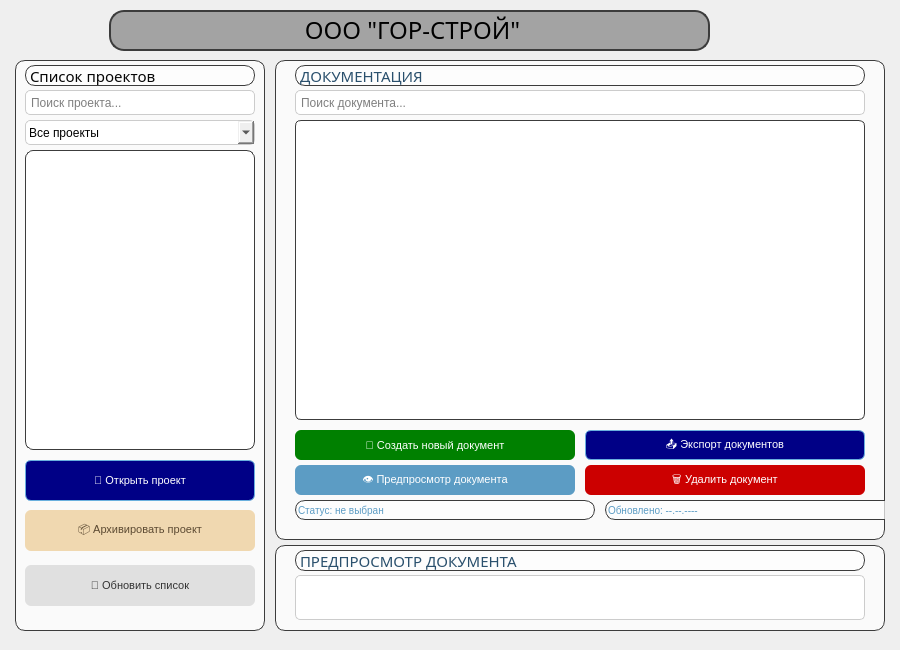
<?xml version="1.0" encoding="UTF-8"?>
<ui version="4.0">
 <class>clerk</class>
 <widget class="QWidget" name="clerk">
  <property name="geometry">
   <rect>
    <x>0</x>
    <y>0</y>
    <width>900</width>
    <height>650</height>
   </rect>
  </property>
  <property name="windowTitle">
   <string>Гор-Строй: Делопроизводство</string>
  </property>
  <property name="windowIcon">
   <iconset>
    <normaloff>../гор.PNG</normaloff>../гор.PNG</iconset>
  </property>
  <property name="styleSheet">
   <string notr="true">background-image: url(:/fonnn/images/фон диплома.jpg);</string>
  </property>
  <widget class="QLabel" name="label">
   <property name="geometry">
    <rect>
     <x>109</x>
     <y>10</y>
     <width>601</width>
     <height>41</height>
    </rect>
   </property>
   <property name="font">
    <font>
     <family>Yu Gothic UI Light</family>
     <pointsize>18</pointsize>
     <weight>50</weight>
     <bold>false</bold>
    </font>
   </property>
   <property name="styleSheet">
    <string notr="true">
QFrame {
    background-color: rgba(149, 149, 149, 0.85);
    border-radius: 15px;
    border: 2px solid #3c3c3c;
}</string>
   </property>
   <property name="text">
    <string>&lt;html&gt;&lt;head/&gt;&lt;body&gt;&lt;p align=&quot;center&quot;&gt;ООО &amp;quot;ГОР-СТРОЙ&amp;quot;&lt;/p&gt;&lt;/body&gt;&lt;/html&gt;</string>
   </property>
  </widget>
  <widget class="QFrame" name="frame">
   <property name="geometry">
    <rect>
     <x>15</x>
     <y>60</y>
     <width>250</width>
     <height>571</height>
    </rect>
   </property>
   <property name="styleSheet">
    <string notr="true">QFrame {
    background-color: rgba(255, 255, 255, 0.7);
    border-radius: 10px;
    border: 1px solid #3c3c3c;
}</string>
   </property>
   <widget class="QLabel" name="label_2">
    <property name="geometry">
     <rect>
      <x>10</x>
      <y>5</y>
      <width>230</width>
      <height>21</height>
     </rect>
    </property>
    <property name="font">
     <font>
      <family>Yu Gothic UI Light</family>
      <pointsize>11</pointsize>
      <weight>50</weight>
      <bold>false</bold>
     </font>
    </property>
    <property name="styleSheet">
     <string notr="true">color: rgb(6, 6, 6);</string>
    </property>
    <property name="text">
     <string>Список проектов</string>
    </property>
   </widget>
   <widget class="QLineEdit" name="lineEdit_search_project">
    <property name="geometry">
     <rect>
      <x>10</x>
      <y>30</y>
      <width>230</width>
      <height>25</height>
     </rect>
    </property>
    <property name="styleSheet">
     <string notr="true">QLineEdit {
    border-radius: 5px;
    padding: 3px;
    border: 1px solid #ccc;
}</string>
    </property>
    <property name="placeholderText">
     <string>Поиск проекта...</string>
    </property>
   </widget>
   <widget class="QComboBox" name="comboBox_filter_project">
    <property name="geometry">
     <rect>
      <x>10</x>
      <y>60</y>
      <width>230</width>
      <height>25</height>
     </rect>
    </property>
    <property name="styleSheet">
     <string notr="true">QComboBox {
    border-radius: 5px;
    padding: 3px;
    border: 1px solid #ccc;
}
</string>
    </property>
    <item>
     <property name="text">
      <string>Все проекты</string>
     </property>
    </item>
    <item>
     <property name="text">
      <string>Активные</string>
     </property>
    </item>
    <item>
     <property name="text">
      <string>Архивные</string>
     </property>
    </item>
   </widget>
   <widget class="QListWidget" name="listWidget_project">
    <property name="geometry">
     <rect>
      <x>10</x>
      <y>90</y>
      <width>230</width>
      <height>300</height>
     </rect>
    </property>
    <property name="styleSheet">
     <string notr="true">QListWidget {
    background-color: white;
    border: 1px solid #3c3c3c;
    border-radius: 8px;
    padding: 3px;
}

QListWidget::item {
    padding: 5px;
    border-bottom: 1px solid #D3D3D3;
}

QListWidget::item:hover {
    background-color: #E6F3FA;
}

QListWidget::item:selected {
    background-color: #008080;
    color: white;
}</string>
    </property>
   </widget>
   <widget class="QPushButton" name="pushButton_open_project">
    <property name="geometry">
     <rect>
      <x>10</x>
      <y>400</y>
      <width>230</width>
      <height>41</height>
     </rect>
    </property>
    <property name="font">
     <font>
      <pointsize>-1</pointsize>
     </font>
    </property>
    <property name="styleSheet">
     <string notr="true">QPushButton {
        background: #000086;
        color: rgb(255, 255, 255);
        border-radius: 6px;
        font-size: 11px;
        border: 1px solid #6ab0de;
    }</string>
    </property>
    <property name="text">
     <string>📂 Открыть проект</string>
    </property>
   </widget>
   <widget class="QPushButton" name="pushButton_archive_project">
    <property name="geometry">
     <rect>
      <x>10</x>
      <y>450</y>
      <width>230</width>
      <height>41</height>
     </rect>
    </property>
    <property name="font">
     <font>
      <pointsize>-1</pointsize>
     </font>
    </property>
    <property name="styleSheet">
     <string notr="true">QPushButton {
        background: #f0d8b0;
        color: #5c4a32;
        border-radius: 6px;
        font-size: 11px;
    }</string>
    </property>
    <property name="text">
     <string>📦 Архивировать проект</string>
    </property>
   </widget>
   <widget class="QPushButton" name="pushButton_refresh">
    <property name="geometry">
     <rect>
      <x>10</x>
      <y>505</y>
      <width>230</width>
      <height>41</height>
     </rect>
    </property>
    <property name="font">
     <font>
      <pointsize>-1</pointsize>
     </font>
    </property>
    <property name="styleSheet">
     <string notr="true">QPushButton {
        background: #e0e0e0;
        color: #333;
        border-radius: 6px;
        font-size: 11px;
    }</string>
    </property>
    <property name="text">
     <string>🔄 Обновить список</string>
    </property>
   </widget>
  </widget>
  <widget class="QFrame" name="frame_2">
   <property name="geometry">
    <rect>
     <x>275</x>
     <y>60</y>
     <width>610</width>
     <height>480</height>
    </rect>
   </property>
   <property name="styleSheet">
    <string notr="true">QFrame {
    background-color: rgba(255, 255, 255, 0.7);
    border-radius: 10px;
    border: 1px solid #3c3c3c;
}</string>
   </property>
   <widget class="QLabel" name="label_3">
    <property name="geometry">
     <rect>
      <x>20</x>
      <y>5</y>
      <width>570</width>
      <height>21</height>
     </rect>
    </property>
    <property name="font">
     <font>
      <family>Yu Gothic UI Light</family>
      <pointsize>11</pointsize>
      <weight>50</weight>
      <bold>false</bold>
     </font>
    </property>
    <property name="styleSheet">
     <string notr="true">color: #2a506d;</string>
    </property>
    <property name="text">
     <string>ДОКУМЕНТАЦИЯ</string>
    </property>
   </widget>
   <widget class="QLineEdit" name="lineEdit_search_document">
    <property name="geometry">
     <rect>
      <x>20</x>
      <y>30</y>
      <width>570</width>
      <height>25</height>
     </rect>
    </property>
    <property name="styleSheet">
     <string notr="true">QLineEdit {
    border-radius: 5px;
    padding: 3px;
    border: 1px solid #ccc;
}</string>
    </property>
    <property name="placeholderText">
     <string>Поиск документа...</string>
    </property>
   </widget>
   <widget class="QListWidget" name="listWidget_document">
    <property name="geometry">
     <rect>
      <x>20</x>
      <y>60</y>
      <width>570</width>
      <height>300</height>
     </rect>
    </property>
    <property name="styleSheet">
     <string notr="true">
    border-radius: 6px;
    background-color: white;
    border: 1px solid #3c3c3c;</string>
    </property>
   </widget>
   <widget class="QPushButton" name="pushButton_create_doc">
    <property name="geometry">
     <rect>
      <x>20</x>
      <y>370</y>
      <width>280</width>
      <height>30</height>
     </rect>
    </property>
    <property name="font">
     <font>
      <pointsize>-1</pointsize>
     </font>
    </property>
    <property name="styleSheet">
     <string notr="true">QPushButton {
        background: #008000;
        color: rgb(255, 255, 255);
        border-radius: 6px;
        font-size: 11px;
    }</string>
    </property>
    <property name="text">
     <string>📄 Создать новый документ</string>
    </property>
   </widget>
   <widget class="QPushButton" name="pushButton_export">
    <property name="geometry">
     <rect>
      <x>310</x>
      <y>370</y>
      <width>280</width>
      <height>30</height>
     </rect>
    </property>
    <property name="font">
     <font>
      <pointsize>-1</pointsize>
     </font>
    </property>
    <property name="styleSheet">
     <string notr="true">QPushButton {
        background: #000086;
        color: rgb(255, 255, 255);
        border-radius: 6px;
        font-size: 11px;
        border: 1px solid #6ab0de;
    }</string>
    </property>
    <property name="text">
     <string>📤 Экспорт документов</string>
    </property>
   </widget>
   <widget class="QPushButton" name="pushButton_preview">
    <property name="geometry">
     <rect>
      <x>20</x>
      <y>405</y>
      <width>280</width>
      <height>30</height>
     </rect>
    </property>
    <property name="font">
     <font>
      <pointsize>-1</pointsize>
     </font>
    </property>
    <property name="styleSheet">
     <string notr="true">QPushButton {
        background: #5c9cc4;
        color: rgb(255, 255, 255);
        border-radius: 6px;
        font-size: 11px;
    }</string>
    </property>
    <property name="text">
     <string>👁️ Предпросмотр документа</string>
    </property>
   </widget>
   <widget class="QPushButton" name="pushButton_delete_doc">
    <property name="geometry">
     <rect>
      <x>310</x>
      <y>405</y>
      <width>280</width>
      <height>30</height>
     </rect>
    </property>
    <property name="font">
     <font>
      <pointsize>-1</pointsize>
     </font>
    </property>
    <property name="styleSheet">
     <string notr="true">QPushButton {
        background: #cc0000;
        color: rgb(255, 255, 255);
        border-radius: 6px;
        font-size: 11px;
    }</string>
    </property>
    <property name="text">
     <string>🗑️ Удалить документ</string>
    </property>
   </widget>
   <widget class="QLabel" name="label_status_project">
    <property name="geometry">
     <rect>
      <x>20</x>
      <y>440</y>
      <width>300</width>
      <height>20</height>
     </rect>
    </property>
    <property name="styleSheet">
     <string notr="true">color: #5c9cc4;
    font-size: 10px;</string>
    </property>
    <property name="text">
     <string>Статус: не выбран</string>
    </property>
   </widget>
   <widget class="QLabel" name="label_data_change_project">
    <property name="geometry">
     <rect>
      <x>330</x>
      <y>440</y>
      <width>300</width>
      <height>20</height>
     </rect>
    </property>
    <property name="styleSheet">
     <string notr="true">color: #5c9cc4;
    font-size: 10px;</string>
    </property>
    <property name="text">
     <string>Обновлено: --.--.----</string>
    </property>
   </widget>
  </widget>
  <widget class="QLabel" name="label_4">
   <property name="geometry">
    <rect>
     <x>30</x>
     <y>10</y>
     <width>41</width>
     <height>41</height>
    </rect>
   </property>
   <property name="text">
    <string/>
   </property>
   <property name="pixmap">
    <pixmap>../images/Person_Holding_Up_A_Document-1024.webp</pixmap>
   </property>
   <property name="scaledContents">
    <bool>true</bool>
   </property>
  </widget>
  <widget class="QFrame" name="frame_3">
   <property name="geometry">
    <rect>
     <x>275</x>
     <y>545</y>
     <width>610</width>
     <height>86</height>
    </rect>
   </property>
   <property name="styleSheet">
    <string notr="true">QFrame {
    background-color: rgba(255, 255, 255, 0.7);
    border-radius: 10px;
    border: 1px solid #3c3c3c;
}</string>
   </property>
   <property name="frameShape">
    <enum>QFrame::StyledPanel</enum>
   </property>
   <property name="frameShadow">
    <enum>QFrame::Raised</enum>
   </property>
   <widget class="QLabel" name="label_5">
    <property name="geometry">
     <rect>
      <x>20</x>
      <y>5</y>
      <width>570</width>
      <height>21</height>
     </rect>
    </property>
    <property name="font">
     <font>
      <family>Yu Gothic UI Light</family>
      <pointsize>11</pointsize>
      <weight>50</weight>
      <bold>false</bold>
     </font>
    </property>
    <property name="styleSheet">
     <string notr="true">color: #2a506d;</string>
    </property>
    <property name="text">
     <string>ПРЕДПРОСМОТР ДОКУМЕНТА</string>
    </property>
   </widget>
   <widget class="QTextBrowser" name="textBrowser_preview">
    <property name="geometry">
     <rect>
      <x>20</x>
      <y>30</y>
      <width>570</width>
      <height>45</height>
     </rect>
    </property>
    <property name="styleSheet">
     <string notr="true">QTextBrowser {
    background-color: white;
    border: 1px solid #ccc;
    border-radius: 5px;
}</string>
    </property>
   </widget>
  </widget>
  <widget class="QLabel" name="label_6">
   <property name="geometry">
    <rect>
     <x>30</x>
     <y>10</y>
     <width>41</width>
     <height>41</height>
    </rect>
   </property>
   <property name="text">
    <string/>
   </property>
   <property name="pixmap">
    <pixmap>images/Person_Holding_Up_A_Document-1024.webp</pixmap>
   </property>
   <property name="scaledContents">
    <bool>true</bool>
   </property>
  </widget>
 </widget>
 <resources>
  <include location="../../../Downloads/delo.qrc"/>
  <include location="../../../Downloads/fonn.qrc"/>
  <include location="../../../Downloads/fo.qrc"/>
  <include location="../../../Downloads/fondiplom.qrc"/>
  <include location="fondippp.qrc"/>
 </resources>
 <connections/>
</ui>
